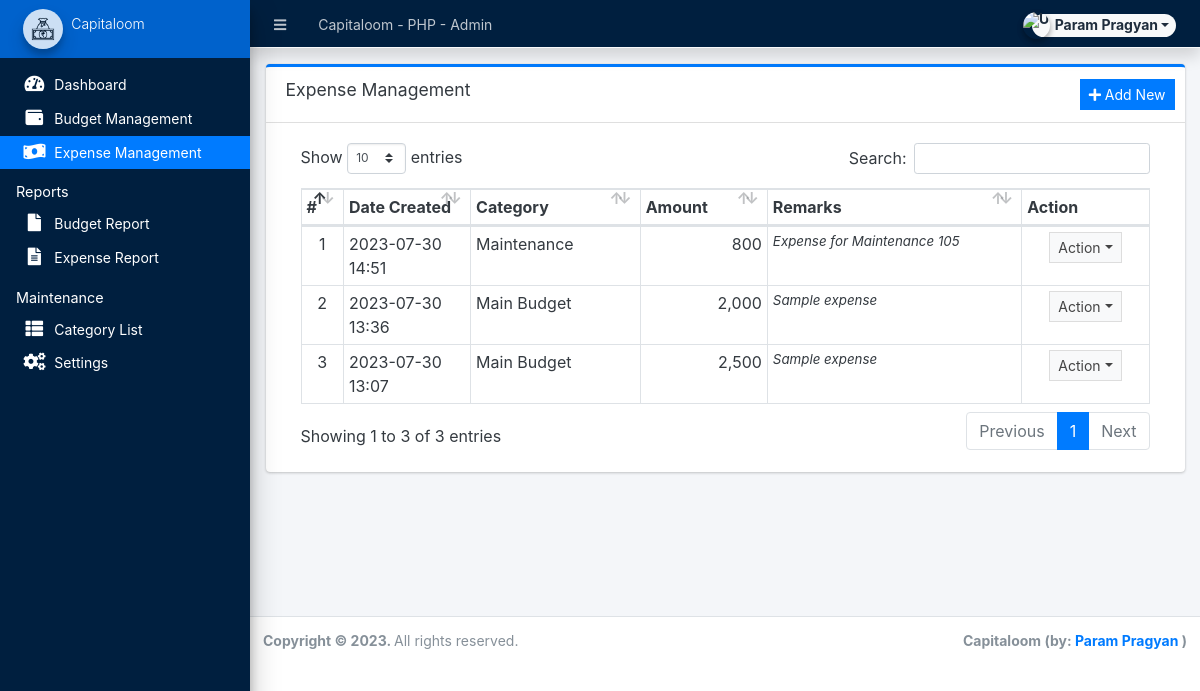
/admin/?page=expense (signed in), run on the app's committed database.
### tables this page shows
CREATE TABLE `running_balance` (
  `id` int(30) NOT NULL,
  `balance_type` tinyint(1) NOT NULL COMMENT '1=budget, 2=expense',
  `category_id` int(30) NOT NULL,
  `amount` float NOT NULL,
  `remarks` text NOT NULL,
  `user_id` text NOT NULL,
  `date_created` datetime NOT NULL DEFAULT current_timestamp(),
  `date_updated` datetime DEFAULT NULL ON UPDATE current_timestamp()
);

CREATE TABLE `categories` (
  `id` int(30) NOT NULL,
  `category` varchar(250) NOT NULL,
  `description` text DEFAULT NULL,
  `status` tinyint(1) NOT NULL DEFAULT 1,
  `balance` float NOT NULL DEFAULT 0,
  `date_created` datetime NOT NULL DEFAULT current_timestamp(),
  `date_updated` datetime DEFAULT NULL ON UPDATE current_timestamp()
);

### admin/expense/index.php (the view, shortened to what this page needs)
<div class="card card-outline card-primary">
	<div class="card-header">
		<h3 class="card-title">Expense Management</h3>
		<div class="card-tools">
			<a href="javascript:void(0)" id="manage_expense" class="btn btn-flat btn-sm btn-primary"><span class="fas fa-plus"></span>  Add New</a>
		</div>
	</div>
	<div class="card-body">
		<div class="container-fluid">
        <div class="container-fluid">
			<table class="table table-bordered table-stripped">
				<colgroup>
					<col width="5%">
					<col width="15%">
					<col width="20%">
					<col width="15%">
					<col width="30%">
					<col width="15%">
				</colgroup>
				<thead>
					<tr>
						<th>#</th>
						<th>Date Created</th>
						<th>Category</th>
						<th>Amount</th>
						<th>Remarks</th>
						<th>Action</th>
					</tr>
				</thead>
				<tbody>
					<?php
					$i = 1;
						$qry = $conn->query("SELECT r.*,c.category,c.balance from `running_balance` r inner join `categories` c on r.category_id = c.id where c.status= 1 and r.balance_type = 2 order by unix_timestamp(r.date_created) desc");
						while($row = $qry->fetch_assoc()):
							foreach($row as $k=> $v){
								$row[$k] = trim(stripslashes($v));
							}
                            $row['remarks'] = strip_tags(stripslashes(html_entity_decode($row['remarks'])));
					?>
						<tr>
							<td class="text-center"><?php echo $i++; ?></td>
							<td><?php echo date("Y-m-d H:i",strtotime($row['date_created'])) ?></td>
							<td><?php echo $row['category'] ?></td>
							<td ><p class="m-0 text-right"><?php echo number_format($row['amount']) ?></p></td>
							<td ><p class="m-0 truncate"><?php echo ($row['remarks']) ?></p></td>
							<td align="center">
								 <button type="button" class="btn btn-flat btn-default btn-sm dropdown-toggle dropdown-icon" data-toggle="dropdown">
				                  		Action
				                  </button>
							</td>
						</tr>
					<?php endwhile; ?>
				</tbody>
			</table>
		</div>
		</div>
	</div>
</div>

### data on the page
running_balance: date_created "2023-07-30 14:51", category.category "Maintenance", amount "800", remarks "Expense for Maintenance 105"
running_balance: date_created "2023-07-30 13:36", category.category "Main Budget", amount "2,000", remarks "Sample expense"
running_balance: date_created "2023-07-30 13:07", category.category "Main Budget", amount "2,500", remarks "Sample expense"

### other printed values
$_settings->info('name') "Capitaloom - PHP"
$_settings->userdata('firstname').' '.$_settings->userdata('lastname') "Param Pragyan"
$_settings->info('short_name') "Capitaloom"
